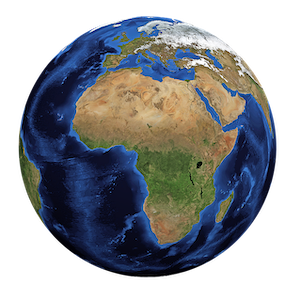
#> input picture Earth.png, 301 x 301 px
$ jupyter execute --allow-errors fourieroptics.ipynb
#> lines starting #> are read from the running program, lines starting #| are printed output that depends on the picture
[cell 1]
# gratings.py

import numpy as np
import matplotlib.pyplot as plt

x = np.arange(-500, 501, 1)

X, Y = np.meshgrid(x, x)

wavelength = 200
angle = 0
grating = np.where(np.sin(2 * np.pi * X / wavelength) > 0, 1, -1)

plt.set_cmap("gray")

plt.subplot(121)
plt.imshow(grating)

# Calculate Fourier transform of grating
ft = np.fft.ifftshift(grating)
ft = np.fft.fft2(ft)
ft = np.fft.fftshift(ft)

plt.subplot(122)
plt.imshow(abs(ft))
plt.xlim([480, 520])
plt.ylim([520, 480])  # Note, order is reversed for y
plt.show()

[cell 2]
import numpy as np
import matplotlib.pyplot as plt

x = np.arange(-500, 501, 1)

X, Y = np.meshgrid(x, x)

wavelength = 500
angle = 0

# Use a square function instead of sine
grating = np.where(np.sin(2*np.pi*(X*np.cos(angle) + Y*np.sin(angle)) / wavelength) > 0, 1, -1)

plt.set_cmap("gray")

plt.subplot(121)
plt.imshow(grating)

# Calculate Fourier transform of grating
ft = np.fft.ifftshift(grating)
ft = np.fft.fft2(ft)
ft = np.fft.fftshift(ft)

plt.subplot(122)
plt.imshow(abs(ft))
plt.xlim([480, 520])
plt.ylim([520, 480])  # Note, order is reversed for y
plt.show()

[cell 3]
# gratings.py

import numpy as np
import matplotlib.pyplot as plt

x = np.arange(-1000, 1001, 1)

X, Y = np.meshgrid(x, x)

wavelength_1 = 600
angle_1 = 0
grating_1 = np.where(np.sin(2*np.pi*(X*np.cos(angle_1) + Y*np.sin(angle_1)) / wavelength_1) > 0, 1, -1)

wavelength_2 = 600
angle_2 = np.pi/2
grating_2 = np.where(np.sin(2*np.pi*(X*np.cos(angle_2) + Y*np.sin(angle_2)) / wavelength_2) > 0, 1, -1)


plt.set_cmap("gray")
plt.subplot(121)
plt.imshow(grating_1)
plt.subplot(122)
plt.imshow(grating_2)
plt.show()

gratings = grating_1 + grating_2

# Calculate Fourier transform of the sum of the two gratings
ft = np.fft.ifftshift(gratings)
ft = np.fft.fft2(ft)
ft = np.fft.fftshift(ft)

plt.figure()
plt.subplot(121)
plt.imshow(gratings)

plt.subplot(122)
plt.imshow(abs(ft))
plt.xlim([980, 1020])
plt.ylim([1020, 980])  # Note, order is reversed for y
plt.show()

[cell 4]
# gratings.py

import numpy as np
import matplotlib.pyplot as plt

x = np.arange(-500, 501, 1)

X, Y = np.meshgrid(x, x)

wavelength = 100
angle = np.pi/9
grating = np.sin(
    2*np.pi*(X*np.cos(angle) + Y*np.sin(angle)) / wavelength
)

plt.set_cmap("gray")

plt.subplot(131)
plt.imshow(grating)
plt.axis("off")

# Calculate the Fourier transform of the grating
ft = np.fft.ifftshift(grating)
ft = np.fft.fft2(ft)
ft = np.fft.fftshift(ft)

plt.subplot(132)
plt.imshow(abs(ft))
plt.axis("off")
plt.xlim([480, 520])
plt.ylim([520, 480])

# Calculate the inverse Fourier transform of
# the Fourier transform
ift = np.fft.ifftshift(ft)
ift = np.fft.ifft2(ift)
ift = np.fft.fftshift(ift)
ift = ift.real  # Take only the real part

plt.subplot(133)
plt.imshow(ift)
plt.axis("off")
plt.show()

[cell 5]
# gratings.py

import numpy as np
import matplotlib.pyplot as plt

x = np.arange(-500, 501, 1)

X, Y = np.meshgrid(x, x)

amplitudes = 0.5, 0.25, 1, 0.75, 1
wavelengths = 200, 100, 250, 300, 60
angles = 0, np.pi / 4, np.pi / 9, np.pi / 2, np.pi / 12

gratings = np.zeros(X.shape)
for amp, w_len, angle in zip(amplitudes, wavelengths, angles):
    gratings += amp * np.sin(
        2*np.pi*(X*np.cos(angle) + Y*np.sin(angle)) / w_len
    )

# Add a constant term to represent the background of image
gratings += 1.25

# Calculate Fourier transform of the sum of the gratings
ft = np.fft.ifftshift(gratings)
ft = np.fft.fft2(ft)
ft = np.fft.fftshift(ft)

plt.set_cmap("gray")
plt.subplot(121)
plt.imshow(gratings)

plt.subplot(122)
plt.imshow(abs(ft))
plt.xlim([480, 520])
plt.ylim([520, 480])  # Note, order is reversed for y
plt.show()

[cell 6]
# fourier_synthesis.py

import matplotlib.pyplot as plt

image_filename = "Earth.png"

# Read and process image
image = plt.imread(image_filename)
#> image is the input picture: shape (301, 301, 4) float32; mean R, G, B, A 0.183, 0.196, 0.214, 0.582
image = image[:, :, :3].mean(axis=2)  # Convert to grayscale
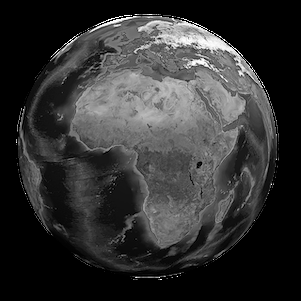
#> image: shape (301, 301) float32; min 0, max 1, mean 0.198
print(image.shape)
#| (301, 301)

plt.set_cmap("gray")

plt.imshow(image)
plt.axis("off")
plt.show()

[cell 7]
import numpy as np
import matplotlib.pyplot as plt
from scipy.fft import fft2, fftshift, ifft2

def image_fourier_transform(image_path):
    # Read the image
#> called with image_path = 'mesh.jpg'
    img = plt.imread(image_path)
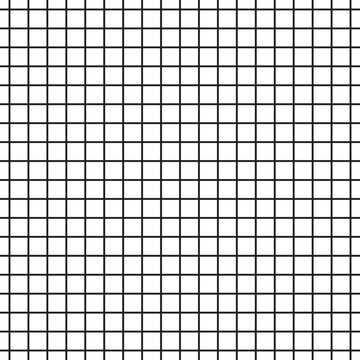
#> input picture mesh.jpg, 360 x 360 px
#> img is the input picture: shape (360, 360, 3); mean R, G, B 211.1, 210.9, 210.3

    # Convert to grayscale if the image is in color
    if len(img.shape) == 3:
        img = np.mean(img, axis=-1)
#> img: shape (360, 360) float64

    # Perform Fourier transform
    ft = fft2(img)
    ft_shifted = fftshift(ft)

    # Calculate magnitude spectrum
    magnitude_spectrum = np.abs(ft_shifted)
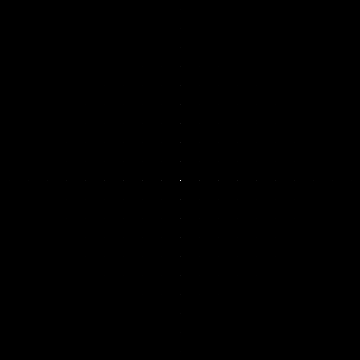
#> magnitude_spectrum: shape (360, 360) float64; min 1.94, max 27315488.3, mean 1531.6; drawn with min black and max white

    return img, ft_shifted, magnitude_spectrum

def plot_results(img, ft_shifted, magnitude_spectrum):
    plt.figure(figsize=(10, 6))

    plt.subplot(231)
    plt.imshow(img, cmap='gray')
    plt.title('Original Image')

    plt.subplot(232)
    plt.imshow(np.log(np.abs(ft_shifted) + 1), cmap='gray')
    plt.title('Fourier Transform')

    # [15 lines of commented-out code are left out]

    plt.tight_layout()
    plt.show()

def inverse_fourier_transform(ft_shifted):
    # Perform inverse Fourier transform
    img_recreated = ifft2(fftshift(ft_shifted)).real

    return img_recreated

def plot_recreated_image(img_recreated):
    plt.figure(figsize=(8, 4))

    plt.subplot(122)
    plt.imshow(img_recreated, cmap='gray')
    plt.title('Recreated Image')

    plt.tight_layout()
    plt.show()

[cell 8]
image = 'mesh.jpg'

img, ft_shifted1, magnitude_spectrum = image_fourier_transform(image)
plot_results(img, ft_shifted1, magnitude_spectrum)

img_rec = inverse_fourier_transform(ft_shifted1)
plot_recreated_image(img_rec)

[cell 9]
image1 = 'name.png'

img, ft_shifted1, magnitude_spectrum = image_fourier_transform(image1)
#> call 2 of image_fourier_transform, with image_path = 'name.png'
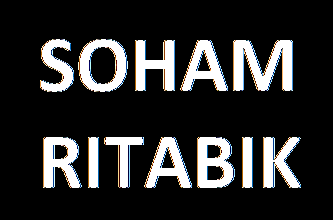
#> input picture name.png, 333 x 220 px
#> in image_fourier_transform, img is the input picture: shape (220, 333, 4) float32; mean R, G, B, A 0.177, 0.177, 0.177, 1
#> in image_fourier_transform (call 2), `img = np.mean(img, axis=-1)`:
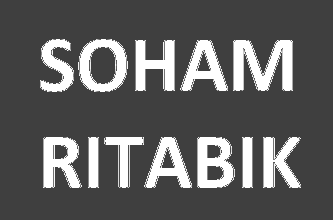
#> img: shape (220, 333) float32; min 0.25, max 1, mean 0.383
plot_results(img, ft_shifted1, magnitude_spectrum)
#> in plot_results (call 2), `plt.show()`:
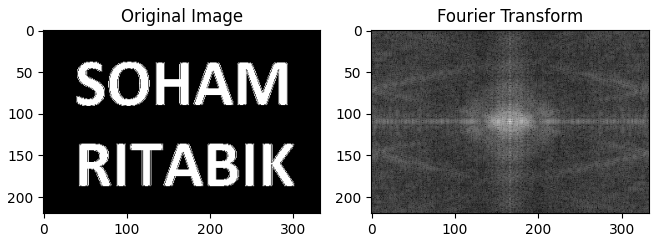
#> figure drawn by matplotlib, 2 panels

img_rec = inverse_fourier_transform(ft_shifted1)
#> in inverse_fourier_transform (call 2), `img_recreated = ifft2(fftshift(ft_shifted)).real`:
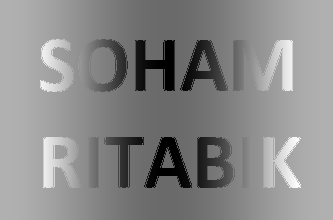
#> img_recreated: shape (220, 333) float32; min -1, max 0.801, mean -0.0303; drawn with min black and max white
plot_recreated_image(img_rec)

[cell 10]
img, ft_shifted2, magnitude_spectrum = image_fourier_transform('output2.png')
#> call 3 of image_fourier_transform, with image_path = 'output2.png'
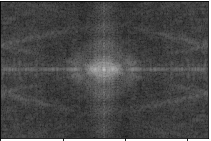
#> input picture output2.png, 211 x 141 px
#> in image_fourier_transform, img is the input picture: shape (141, 211, 3) float32; min 0.00784, max 1, mean 0.285
img_rec1 = inverse_fourier_transform(ft_shifted2)
#> in inverse_fourier_transform (call 3), `img_recreated = ifft2(fftshift(ft_shifted)).real`:
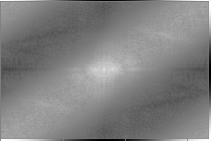
#> img_recreated: shape (141, 211) float32; min -1, max 1, mean 0.00747; drawn with min black and max white

plot_results(img, ft_shifted2, magnitude_spectrum)
#> in plot_results (call 3), `plt.show()`:
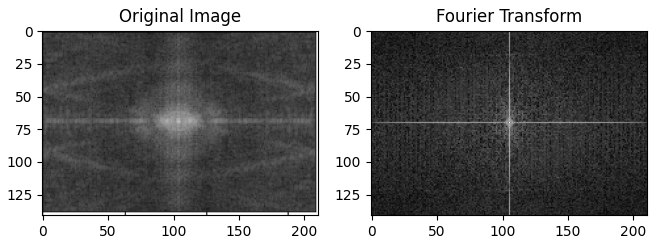
#> figure drawn by matplotlib, 2 panels
